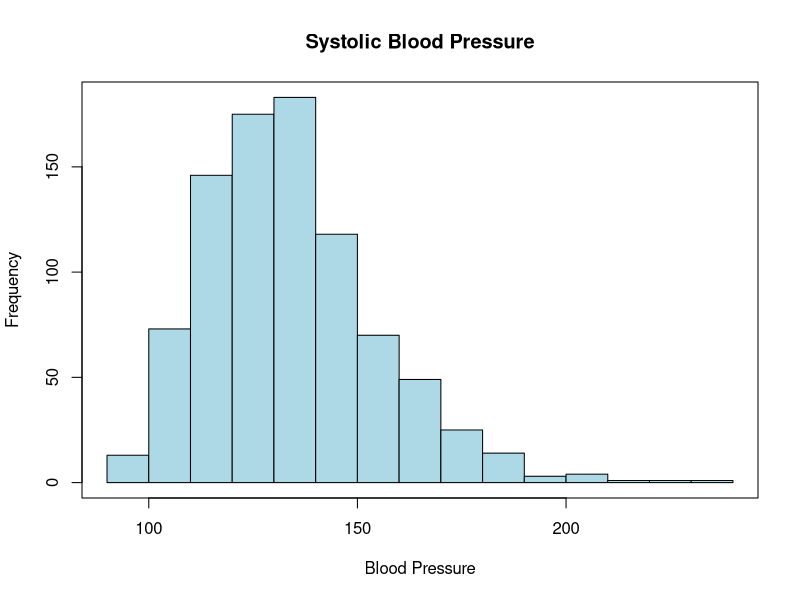
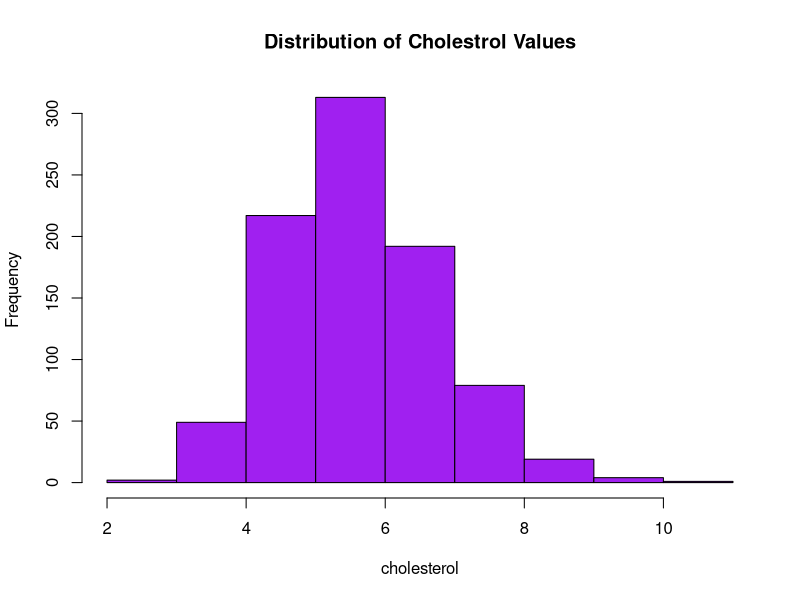
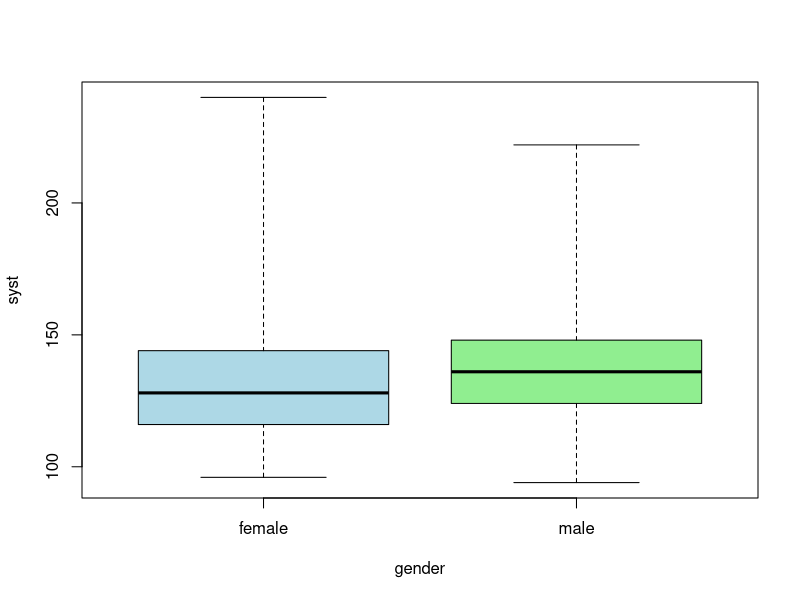

Write the R code that produced these figures, in order.
# TILP2400 Exercises 4
# Kalindunie Kulathunga

hdata <- read.table("healthdata.txt", header = TRUE)

hdata$gender <- factor(hdata$gender)

str(hdata)


#Task 1

hist(hdata$syst, main = "Systolic Blood Pressure",
     xlab = "Blood Pressure",
     col = "lightblue")
box()
  
#Describe the shape of the distribution in words: Is the distribution symmetric? Skewed Distribution
#Do you observe any outliers? Yes. There are few higher blood pressure values

hist(hdata$chol, main = "Distribution of Cholestrol Values", col = "purple", xlab = "cholesterol" )

#The distribution of cholesterol is slightly skewed. 
#There are few high cholesterol values. 


#Task 2

hdataF <- subset(hdata, gender== "female")

nrow(hdataF)

hdataM <- subset(hdata, gender== "male")

nrow(hdataM)

#How many men and how many women participated in the study? 
#women = 464
#men = 412


#Task 3

mean_F <- mean(hdataF$syst, na.rm = TRUE)

mean_M <- mean(hdataM$syst, na.rm = TRUE)

cat(mean_F)
cat(mean_M)

mean_M - mean_F 
#How much do women’s and men’s blood pressures diﬀer on average? 6.27mmHg

sd_BP_F <- sd(hdataF$syst, na.rm = TRUE)

sd_BP_M <- sd(hdataM$syst, na.rm = TRUE)

cat(sd_BP_F)

cat(sd_BP_M)

#Which gender’s blood pressure has more variation? Female


#Task 4

median_F <- median(hdataF$syst, na.rm = TRUE)

median_M <- median(hdataM$syst, na.rm = TRUE)

cat(median_F)

cat(median_M)

interquartile_F <- quantile(hdataF$syst, probs = c(0.25, 0.75), na.rm = TRUE)

interquartile_M <- quantile(hdataM$syst, probs = c(0.25, 0.75), na.rm = TRUE)

print(interquartile_F)

print(interquartile_M)

#What is the exact interpretation of the medians? 
#Half of men have systolic blood pressure below 136mmHg and half of men have systolic blood pressure above 136mmHg.     
#similarly, Half of women have systolic blood pressure below 128mmHg and half of women have systolic blood pressure above 128mmHg. 

#What about the interquartile ranges?
#For women median systolic blood pressure falls between 116mmHg (Q1) and 144mmHg(Q3)
#For men median systolic blood pressure falls between 124mmHg (Q1) and 148mmHg(Q3)

#The medians diﬀer slightly from the sample means calculated in Task 3. What is the reason for this?
#Because the data shows a skewed distribution as there are outliers due to high blood pressure values. 


#Task 5

boxplot(syst~ gender, data = hdata, range = 0, col = c("lightblue", "lightgreen"))

#How can you determine from the plot which gender has more variability in blood pressure?
#By size of IQR, whiskers' length and observing outliers. 

#And which gender has a greater range of blood pressure values? Female


#Task 6

# get_mode <- function(x) {
#   uniq_x <- unique(x)               # Get unique values
#   uniq_x[which.max(tabulate(match(x, uniq_x)))]  # Return the most frequent value
# }
# 
# marit <- hdata$marit  # Extract the marital status column from hdata
# edlevel <- hdata$edlevel
# 
# mode_marit <- get_mode(marit)
# mode_edlevel <- get_mode(edlevel)
# 
# # Print results
# print(mode_marit)
# print(mode_edlevel)

table(hdata$marit)

table(hdata$edlevel)

#What is the typical marital status of the participants? married or cohabiting

#What about their education level? basic education or equivalent


#Task 7

x <- mean(hdata$syst, na.rm = TRUE)

s <- sd(hdata$syst, na.rm = TRUE)

n <- sum(!is.na(hdata$syst))

lower_bound <- x - 2 * (s / sqrt(n))
print(round(lower_bound, 2))

upper_bound <- x + 2 * (s / sqrt(n))
print(round(upper_bound, 2))

#Interpret the confidence interval in words.
#95% confidence that average blood pressure in the population falls between 133.53mmHg and 136.28mmHg.

#What does the confidence interval tell us about the population mean?
#The average systolic blood pressure of Finnish people, aged 25-64 is falls between this interval range. 


#Task 8

# One-sample t-test
t.test(hdata$syst, mu = 130)

#Explain what conclusions can you draw from the test regarding the validity of the null hypothesis in the population?
#Sample mean of blood pressure is 134.91. The t-test value of 7.118 shows a significant difference the sample mean and 130. 
#P-value is 2.281e-12, which is extremely smaller. That means the average blood pressure of Finns is significantly difference from 130. 
#Confidence interval is  [133.5535, 136.2592] for which 130 does not fall. 
#Therefore, it can be concluded that the average systolic blood pressure of Finns is significantly different from 130. 
#Hence, null hypothesis can be rejected. 


#Task 9

t.test(hdata$syst, mu = 135, alternative = "greater")

#Explain what conclusions can you draw from the test regarding the validity of the null hypothesis in the population?
#t-value is -0.1358. Since this is verly close to zero, average blood pressure of Finns is close to 135. 
#P-value is 0.554. Since p-value is higher than 0.05 we cannot reject H₀. Therefore, it is clear that the average blood pressure of Finns not substantially greater than 135. 
#95% Confidence Interval [133.7714, Inf] includes 135. Therefore, we cannot confidently say that true mean is greater than 135. 
#Furthermore sample mean is 134.91 which is closer to 135. Considering all these fact, null hypothesis cannot be rejected. 


#Task 10

t.test(hdataF$syst, hdataM$syst, alternative = "two.sided", var.equal = TRUE)

#Explain what conclusions can you draw from the test regarding the validity of the null hypothesis in the population?
#Mean blood pressure of women is 131.95, mean blood pressure of men is 138.23
#95% confidence interval [-8.95, -3.59] does not include 0, means that the difference is significant. 
#Negative t-value of -4.5929 indicates that women blood pressure is less than men. 
#P-value is 5.013e-06, which is smaller than 0.05, therefore null hypothesis can be rejected. 
#Considering all these facts null hypothesis can be rejected. 